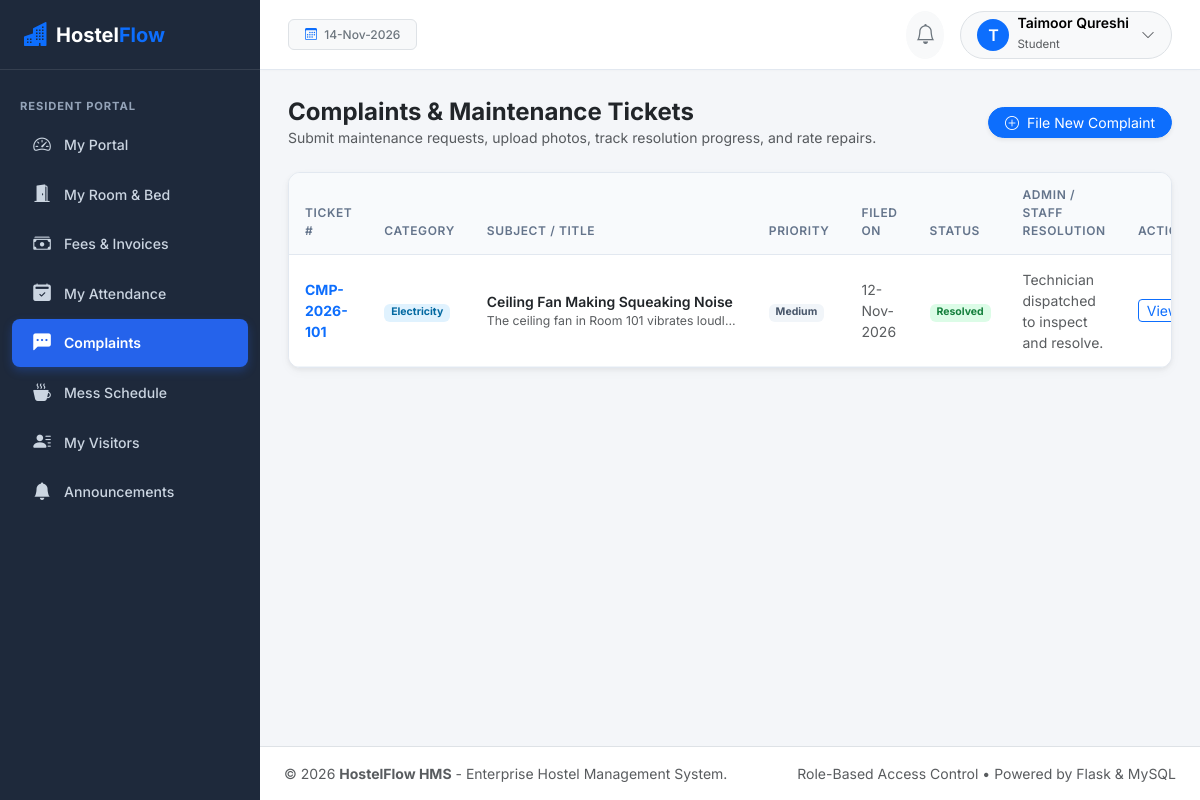
/portal/my-complaints (signed in), run on the app's committed database.
### app/models/user.py (models this page shows, shortened)
class User(UserMixin, TimestampMixin, db.Model):
    __tablename__ = 'users'
    id = db.Column(db.Integer, primary_key=True)
    username = db.Column(db.String(80), unique=True, nullable=False, index=True)
    email = db.Column(db.String(120), unique=True, nullable=False, index=True)
    password_hash = db.Column(db.String(255), nullable=False)
    full_name = db.Column(db.String(120), nullable=False)
    avatar = db.Column(db.String(255), default='default_avatar.png')
    is_active = db.Column(db.Boolean, default=True, nullable=False)
    last_login = db.Column(db.DateTime)
    role_id = db.Column(db.Integer, db.ForeignKey('roles.id'), nullable=False)
    role = db.relationship('Role', back_populates='users')
    student_profile = db.relationship('Student', back_populates='user', uselist=False)
    employee_profile = db.relationship('Employee', back_populates='user', uselist=False)
    notifications = db.relationship('Notification', back_populates='user', lazy='dynamic', cascade='all, delete-orphan')
    audit_logs = db.relationship('AuditLog', back_populates='user', lazy='dynamic')
    def has_role(self, role_name):
        return self.role is not None and self.role.name.lower() == role_name.lower()
    @property
    def is_student(self):
        return self.has_role('Student')

class Role(db.Model):
    __tablename__ = 'roles'
    id = db.Column(db.Integer, primary_key=True)
    name = db.Column(db.String(50), unique=True, nullable=False)
    description = db.Column(db.String(255))
    users = db.relationship('User', back_populates='role', lazy='dynamic')

### app/models/complaint.py (models this page shows, shortened)
class Complaint(TimestampMixin, db.Model):
    __tablename__ = 'complaints'
    id = db.Column(db.Integer, primary_key=True)
    ticket_number = db.Column(db.String(50), unique=True, nullable=False, index=True)
    student_id = db.Column(db.Integer, db.ForeignKey('students.id'), nullable=False)
    category = db.Column(db.String(50), nullable=False)  # Electricity, Water, Internet, Room Maintenance, Cleaning, Food / Mess, Security, Other
    title = db.Column(db.String(200), nullable=False)
    description = db.Column(db.Text, nullable=False)
    image_path = db.Column(db.String(255))
    priority = db.Column(db.String(20), nullable=False, default='Medium')  # Low, Medium, High, Urgent
    status = db.Column(db.String(20), nullable=False, default='Pending')  # Pending, In Progress, Resolved, Rejected
    assigned_to_employee_id = db.Column(db.Integer, db.ForeignKey('employees.id'), nullable=True)
    admin_response = db.Column(db.Text)
    student_feedback = db.Column(db.Text)
    student_rating = db.Column(db.Integer)  # 1 to 5 stars
    resolved_at = db.Column(db.DateTime)
    student = db.relationship('Student', back_populates='complaints')
    assigned_employee = db.relationship('Employee', back_populates='assigned_complaints')
    updates = db.relationship('ComplaintUpdate', back_populates='complaint', cascade='all, delete-orphan', lazy='dynamic')

### app/routes/student_portal.py (the view, shortened to what this page needs)
@student_portal_bp.route('/my-complaints', methods=['GET', 'POST'])
@login_required
def my_complaints():
    student = get_current_student()
    if not student:
        return redirect(url_for('dashboard.index'))
    form = ComplaintForm()
    complaints = student.complaints.order_by(Complaint.created_at.desc()).all()
    feedback_form = ComplaintFeedbackForm()
    return render_template('student_portal/my_complaints.html', student=student, complaints=complaints, form=form, feedback_form=feedback_form)

### app/templates/student_portal/my_complaints.html (shortened to what this page needs)
{% extends "base.html" %}
{% block content %}
<div class="d-flex flex-column flex-md-row justify-content-between align-items-md-center gap-2 mb-4">
  <div>
    <h4 class="fw-bold mb-0 text-dark">Complaints & Maintenance Tickets</h4>
    <p class="text-muted small mb-0">Submit maintenance requests, upload photos, track resolution progress, and rate repairs.</p>
  </div>
  <button class="btn btn-primary btn-sm rounded-pill px-3 shadow-sm" data-bs-toggle="modal" data-bs-target="#newComplaintModal">
    <i class="bi bi-plus-circle me-1"></i> File New Complaint
  </button>
</div>
<div class="row g-4">
  <div class="col-12">
    <div class="card card-saas">
      <div class="table-responsive">
        <table class="table table-custom table-hover align-middle mb-0">
          <thead>
            <tr>
              <th>Ticket #</th>
              <th>Category</th>
              <th>Subject / Title</th>
              <th>Priority</th>
              <th>Filed On</th>
              <th>Status</th>
              <th>Admin / Staff Resolution</th>
              <th class="text-end">Action</th>
            </tr>
          </thead>
          <tbody>
            {% for c in complaints %}
              <tr>
                <td class="fw-bold text-primary">{{ c.ticket_number }}</td>
                <td><span class="badge badge-soft-info">{{ c.category }}</span></td>
                <td>
                  <div class="fw-semibold text-dark">{{ c.title }}</div>
                  <small class="text-muted text-truncate d-block" style="max-width: 250px;">{{ c.description }}</small>
                </td>
                <td><span class="badge badge-soft-secondary">{{ c.priority }}</span></td>
                <td class="small text-muted">{{ c.created_at|date_format }}</td>
                <td>
                  <span class="badge {% if c.status == 'Resolved' %}badge-soft-success{% elif c.status == 'In Progress' %}badge-soft-warning{% elif c.status == 'Rejected' %}badge-soft-danger{% else %}badge-soft-secondary{% endif %}">
                    {{ c.status }}
                  </span>
                </td>
                <td class="small text-muted">
                  {{ c.admin_response or 'Awaiting review' }}
                </td>
                <td class="text-end">
                  <a href="{{ url_for('complaints.view_complaint', complaint_id=c.id) }}" class="btn btn-outline-primary btn-sm py-0 px-2">
                    View
                  </a>
                </td>
              </tr>
            {% else %}
              <tr><td colspan="8" class="text-center py-4 text-muted">You have not submitted any complaints yet.</td></tr>
            {% endfor %}
          </tbody>
        </table>
      </div>
    </div>
  </div>
</div>
{% endblock %}

### app/templates/base.html (shortened to what this page needs)
<!DOCTYPE html>
<html lang="en">
<head>
  <link href="https://cdn.jsdelivr.net/npm/bootstrap@5.3.3/dist/css/bootstrap.min.css" rel="stylesheet">
  <link rel="stylesheet" href="https://cdn.jsdelivr.net/npm/bootstrap-icons@1.11.3/font/bootstrap-icons.min.css">
  <link rel="stylesheet" href="{{ url_for('static', filename='css/style.css') }}">
</head>
<body>
<div class="d-flex" id="wrapper">
  <div id="sidebar-wrapper">
    <div class="sidebar-brand">
      <i class="bi bi-buildings-fill text-primary me-2 fs-4"></i>
      <span>Hostel<span class="text-primary">Flow</span></span>
    </div>
    <div class="py-3">
      {% if current_user.is_authenticated and not current_user.is_student and not current_user.is_staff %}
        <div class="sidebar-heading">Core</div>
        <a href="{{ url_for('dashboard.index') }}" class="nav-link-custom {% if request.endpoint and request.endpoint == 'dashboard.index' %}active{% endif %}">
          <i class="bi bi-grid-1x2-fill"></i> Dashboard
        </a>
        <div class="sidebar-heading">Hostel & Housing</div>
        <a href="{{ url_for('hostels.list_hostels') }}" class="nav-link-custom {% if request.endpoint and 'hostels' in request.endpoint %}active{% endif %}">
          <i class="bi bi-building"></i> Hostels
        </a>
        <a href="{{ url_for('rooms.list_rooms') }}" class="nav-link-custom {% if request.endpoint and 'rooms' in request.endpoint %}active{% endif %}">
          <i class="bi bi-door-open-fill"></i> Rooms & Beds
        </a>
        <a href="{{ url_for('allocations.list_allocations') }}" class="nav-link-custom {% if request.endpoint and 'allocations' in request.endpoint %}active{% endif %}">
          <i class="bi bi-key-fill"></i> Allocations
        </a>
        <div class="sidebar-heading">Residents</div>
        <a href="{{ url_for('students.list_students') }}" class="nav-link-custom {% if request.endpoint and 'students' in request.endpoint %}active{% endif %}">
          <i class="bi bi-people-fill"></i> Students
        </a>
        <a href="{{ url_for('attendance.index') }}" class="nav-link-custom {% if request.endpoint and 'attendance' in request.endpoint %}active{% endif %}">
          <i class="bi bi-calendar-check-fill"></i> Attendance
        </a>
        <a href="{{ url_for('complaints.list_complaints') }}" class="nav-link-custom {% if request.endpoint and 'complaints' in request.endpoint %}active{% endif %}">
          <i class="bi bi-exclamation-triangle-fill"></i> Complaints
          {% if pending_complaints_count > 0 %}
            <span class="badge bg-danger rounded-pill ms-auto">{{ pending_complaints_count }}</span>
          {% endif %}
        </a>
        <a href="{{ url_for('visitors.list_visitors') }}" class="nav-link-custom {% if request.endpoint and 'visitors' in request.endpoint %}active{% endif %}">
          <i class="bi bi-person-badge-fill"></i> Visitors
        </a>
        <div class="sidebar-heading">Finance & Services</div>
        <a href="{{ url_for('fees.list_invoices') }}" class="nav-link-custom {% if request.endpoint and 'fees' in request.endpoint %}active{% endif %}">
          <i class="bi bi-receipt"></i> Fee Invoices
        </a>
        <a href="{{ url_for('mess.weekly_menu') }}" class="nav-link-custom {% if request.endpoint and 'mess' in request.endpoint %}active{% endif %}">
          <i class="bi bi-egg-fried"></i> Mess Menu
        </a>
        <a href="{{ url_for('staff.list_employees') }}" class="nav-link-custom {% if request.endpoint and 'staff' in request.endpoint %}active{% endif %}">
          <i class="bi bi-person-workspace"></i> Staff & Duties
        </a>
        <div class="sidebar-heading">Intelligence & System</div>
        <a href="{{ url_for('announcements.list_announcements') }}" class="nav-link-custom {% if request.endpoint and 'announcements' in request.endpoint %}active{% endif %}">
          <i class="bi bi-megaphone-fill"></i> Notices
        </a>
        <a href="{{ url_for('reports.index') }}" class="nav-link-custom {% if request.endpoint and 'reports' in request.endpoint %}active{% endif %}">
          <i class="bi bi-file-earmark-bar-graph-fill"></i> Reports Hub
        </a>
        {% if current_user.is_super_admin %}
          <a href="{{ url_for('settings.general_settings') }}" class="nav-link-custom {% if request.endpoint and 'settings' in request.endpoint %}active{% endif %}">
            <i class="bi bi-gear-fill"></i> System Settings
          </a>
        {% endif %}
      {% elif current_user.is_student %}
        <div class="sidebar-heading">Resident Portal</div>
        <a href="{{ url_for('student_portal.dashboard') }}" class="nav-link-custom {% if request.endpoint == 'student_portal.dashboard' %}active{% endif %}">
          <i class="bi bi-speedometer2"></i> My Portal
        </a>
        <a href="{{ url_for('student_portal.my_room') }}" class="nav-link-custom {% if request.endpoint == 'student_portal.my_room' %}active{% endif %}">
          <i class="bi bi-door-open-fill"></i> My Room & Bed
        </a>
        <a href="{{ url_for('student_portal.my_fees') }}" class="nav-link-custom {% if request.endpoint == 'student_portal.my_fees' %}active{% endif %}">
          <i class="bi bi-cash-stack"></i> Fees & Invoices
        </a>
        <a href="{{ url_for('student_portal.my_attendance') }}" class="nav-link-custom {% if request.endpoint == 'student_portal.my_attendance' %}active{% endif %}">
          <i class="bi bi-calendar2-check-fill"></i> My Attendance
        </a>
        <a href="{{ url_for('student_portal.my_complaints') }}" class="nav-link-custom {% if request.endpoint == 'student_portal.my_complaints' %}active{% endif %}">
          <i class="bi bi-chat-left-dots-fill"></i> Complaints
        </a>
        <a href="{{ url_for('student_portal.mess_menu') }}" class="nav-link-custom {% if request.endpoint == 'student_portal.mess_menu' %}active{% endif %}">
          <i class="bi bi-cup-hot-fill"></i> Mess Schedule
        </a>
        <a href="{{ url_for('student_portal.my_visitors') }}" class="nav-link-custom {% if request.endpoint == 'student_portal.my_visitors' %}active{% endif %}">
          <i class="bi bi-person-lines-fill"></i> My Visitors
        </a>
        <a href="{{ url_for('announcements.list_announcements') }}" class="nav-link-custom {% if request.endpoint == 'announcements.list_announcements' %}active{% endif %}">
          <i class="bi bi-bell-fill"></i> Announcements
        </a>
      {% endif %}
    </div>
  </div>
  <div id="page-content-wrapper">
    <nav class="navbar top-navbar d-flex align-items-center justify-content-between">
      <div class="d-flex align-items-center gap-3">
        <span class="badge bg-light text-secondary border px-3 py-2 fw-medium">
          <i class="bi bi-calendar3 me-1 text-primary"></i>
          {{ today_date|date_format }}
        </span>
      </div>
      <div class="d-flex align-items-center gap-3">
        <div class="dropdown">
          <button class="btn btn-light position-relative rounded-circle p-2" type="button" data-bs-toggle="dropdown" aria-expanded="false">
            <i class="bi bi-bell fs-5 text-secondary"></i>
          </button>
        </div>
        <div class="dropdown">
          <button class="btn btn-light rounded-pill border d-flex align-items-center gap-2 py-1 px-3" type="button" data-bs-toggle="dropdown" aria-expanded="false">
            <div class="rounded-circle bg-primary text-white d-flex align-items-center justify-content-center" style="width: 32px; height: 32px; font-weight: 600;">
              {{ current_user.full_name[:1] if current_user.is_authenticated else 'U' }}
            </div>
            <div class="text-start d-none d-sm-block">
              <div class="fw-semibold small lh-1">{{ current_user.full_name if current_user.is_authenticated else 'User' }}</div>
              <small class="text-muted" style="font-size: 0.72rem;">{{ current_user.role.name if current_user.is_authenticated and current_user.role else 'Guest' }}</small>
            </div>
            <i class="bi bi-chevron-down text-muted small ms-1"></i>
          </button>
        </div>
      </div>
    </nav>
    <main class="main-body">
      {% block content %}{% endblock %}
    </main>
    <footer class="bg-white border-top py-3 px-4 text-center text-muted small no-print">
      <div class="d-flex flex-column flex-sm-row justify-content-between align-items-center">
        <span>&copy; {{ 2026 }} <strong>HostelFlow HMS</strong> - Enterprise Hostel Management System.</span>
        <span class="mt-1 mt-sm-0">Role-Based Access Control &bull; Powered by Flask & MySQL</span>
      </div>
    </footer>
  </div>
</div>
</body>
</html>

### data on the page
User: is_active+full_name "T", is_active+full_name "Taimoor Qureshi", role "Student"
Complaint: ticket_number "CMP-2026-101", category "Electricity", title "Ceiling Fan Making Squeaking Noise", description "The ceiling fan in Room 101 vibrates loudl…", priority "Medium", created_at "12-Nov-2026", status "Resolved", admin_response "Technician dispatched to inspect and resolve."

### other printed values
{{ 2026 }} "2026"
